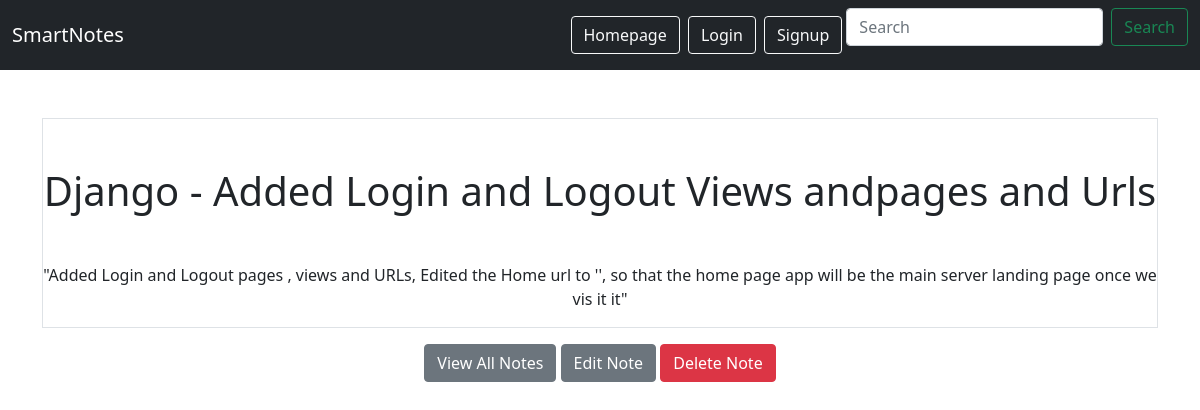
Screenshot of /smart/notes/10 with the database file from the repository.
### notes/models.py (models this page shows)
class Notes(models.Model):
    title = models.CharField(max_length=200)
    text = models.TextField()
    created = models.DateTimeField(auto_now_add=True)
    user = models.ForeignKey(User, on_delete=models.CASCADE, related_name="notes")

### notes/views.py (the view)
# urls.py: path('notes/<int:pk>', views.NotesDetailView.as_view(), name="notes.detail"),
class NotesDetailView(DetailView):
    model = Notes
    context_object_name = "note"

### notes/templates/notes/notes_detail.html
{% extends "base.html" %}
{% block content %}
<div class="border round">
    <h1 class="my-5">{{note.title}}</h1>
    <p>{{note.text}}</p>
</div>
<a href="{% url 'notes.list' %}" class="btn btn-secondary my-1">View All Notes</a>
<a href="{% url 'notes.update' pk=note.id %}" class="btn btn-secondary my-3">Edit Note</a>
<a href="{% url 'notes.delete' pk=note.id %}" class="btn btn-danger my-3">Delete Note</a>
{% endblock %}

### rows the page displays
Notes: title "Django - Added Login and Logout Views andpages and Urls", text "\"Added Login and Logout pages , views and URLs, Edited the Home url to '', so that the home page app will be the main server landing page once we vis it it\""
